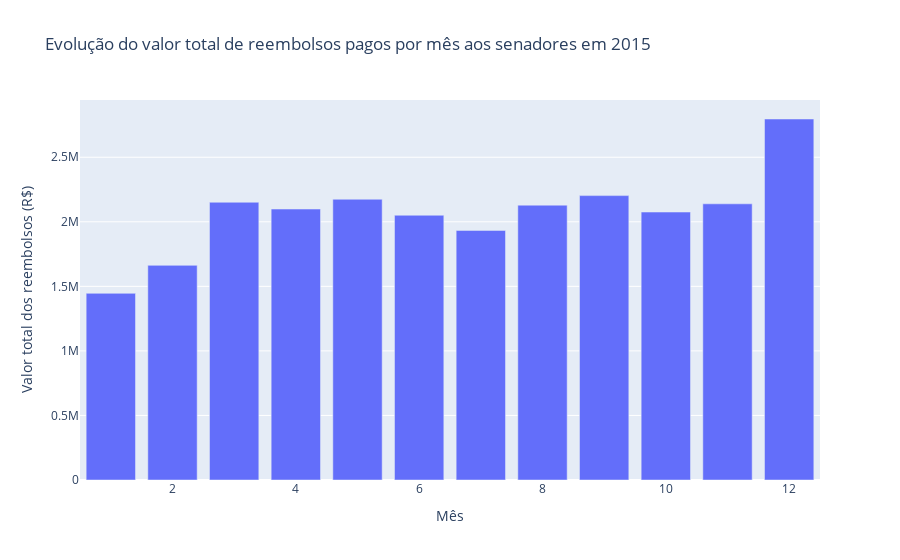

Notebook code for this chart:
### Code cell
line = go.Bar(x = df['MES'].unique(), y = df.groupby('MES')['VALOR_REEMBOLSADO'].sum())
data = [line]
layout = go.Layout(title = 'Evolução do valor total de reembolsos pagos por mês aos senadores em 2015', yaxis = {'title': 'Valor total dos reembolsos (R$)'}, xaxis = {'title': 'Mês'})
fig = go.Figure(data = data, layout = layout)
py.iplot(fig)

### Figure 1 — Plotly figure (JSON) as saved in the notebook; plotly's stock layout.template omitted (floating-point values rounded to 4 significant figures)
{"data": [{"type": "bar", "x": [1, 2, 3, 4, 5, 6, 7, 8, 9, 10, 11, 12], "y": [1446000.0, 1663000.0, 2152000.0, 2099000.0, 2175000.0, 2051000.0, 1933000.0, 2129000.0, 2203000.0, 2076000.0, 2139000.0, 2796000.0]}], "layout": {"title": {"text": "Evolução do valor total de reembolsos pagos por mês aos senadores em 2015"}, "xaxis": {"title": {"text": "Mês"}}, "yaxis": {"title": {"text": "Valor total dos reembolsos (R$)"}}}}
